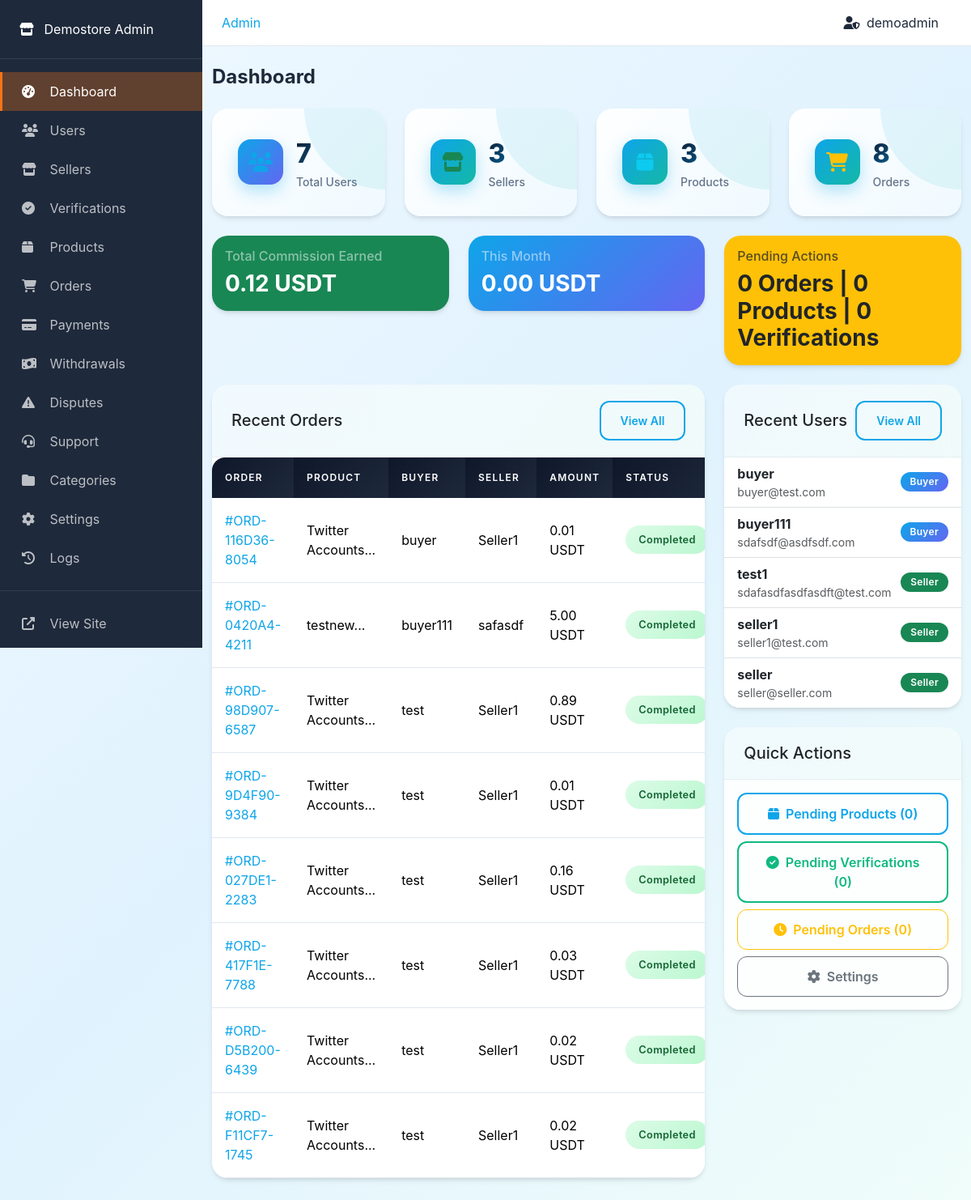
Page /admin/ (signed in) on the committed database.
### tables this page shows
CREATE TABLE `users` (
  `id` int(10) UNSIGNED NOT NULL,
  `username` varchar(50) NOT NULL,
  `email` varchar(100) NOT NULL,
  `password` varchar(255) NOT NULL,
  `role` enum('admin','seller','buyer') NOT NULL DEFAULT 'buyer',
  `status` enum('active','suspended','banned') NOT NULL DEFAULT 'active',
  `avatar` varchar(255) DEFAULT NULL,
  `created_at` timestamp NOT NULL DEFAULT current_timestamp(),
  `updated_at` timestamp NOT NULL DEFAULT current_timestamp() ON UPDATE current_timestamp(),
  `last_login` timestamp NULL DEFAULT NULL
);

CREATE TABLE `orders` (
  `id` int(10) UNSIGNED NOT NULL,
  `order_number` varchar(50) NOT NULL,
  `buyer_id` int(10) UNSIGNED NOT NULL,
  `seller_id` int(10) UNSIGNED NOT NULL,
  `product_id` int(10) UNSIGNED NOT NULL,
  `quantity` int(10) UNSIGNED NOT NULL DEFAULT 1,
  `unit_price` decimal(18,6) NOT NULL,
  `total_amount` decimal(18,6) NOT NULL,
  `commission_rate` decimal(5,2) NOT NULL,
  `commission_amount` decimal(18,6) NOT NULL,
  `seller_amount` decimal(18,6) NOT NULL,
  `delivery_type` enum('auto','manual') NOT NULL,
  `delivery_data` text DEFAULT NULL,
  `status` enum('pending','processing','delivered','completed','cancelled','refunded','disputed') NOT NULL DEFAULT 'pending',
  `buyer_reviewed` tinyint(1) DEFAULT 0,
  `seller_reviewed` tinyint(1) DEFAULT 0,
  `created_at` timestamp NOT NULL DEFAULT current_timestamp(),
  `completed_at` timestamp NULL DEFAULT NULL,
  `delivered_at` timestamp NULL DEFAULT NULL,
  `payment_released` tinyint(1) DEFAULT 0,
  `payment_released_at` timestamp NULL DEFAULT NULL,
  `updated_at` timestamp NOT NULL DEFAULT current_timestamp() ON UPDATE current_timestamp()
);

CREATE TABLE `products` (
  `id` int(10) UNSIGNED NOT NULL,
  `seller_id` int(10) UNSIGNED NOT NULL,
  `category_id` int(10) UNSIGNED NOT NULL,
  `name` varchar(255) NOT NULL,
  `slug` varchar(255) NOT NULL,
  `description` text DEFAULT NULL,
  `short_description` varchar(500) DEFAULT NULL,
  `price` decimal(18,6) NOT NULL,
  `stock_quantity` int(11) DEFAULT -1,
  `delivery_type` enum('auto','manual') NOT NULL DEFAULT 'manual',
  `delivery_data` text DEFAULT NULL,
  `thumbnail` varchar(255) DEFAULT NULL,
  `images` longtext DEFAULT NULL CHECK (json_valid(`images`)),
  `status` enum('active','inactive','pending','rejected') NOT NULL DEFAULT 'pending',
  `total_sales` int(10) UNSIGNED DEFAULT 0,
  `rating_average` decimal(3,2) DEFAULT 0.00,
  `rating_count` int(10) UNSIGNED DEFAULT 0,
  `created_at` timestamp NOT NULL DEFAULT current_timestamp(),
  `updated_at` timestamp NOT NULL DEFAULT current_timestamp() ON UPDATE current_timestamp()
);

CREATE TABLE `sellers` (
  `id` int(10) UNSIGNED NOT NULL,
  `user_id` int(10) UNSIGNED NOT NULL,
  `shop_name` varchar(100) NOT NULL,
  `shop_slug` varchar(100) NOT NULL,
  `shop_description` text DEFAULT NULL,
  `shop_logo` varchar(255) DEFAULT NULL,
  `shop_banner` varchar(255) DEFAULT NULL,
  `verification_status` enum('unverified','pending','verified') NOT NULL DEFAULT 'unverified',
  `verified_at` timestamp NULL DEFAULT NULL,
  `total_sales` int(10) UNSIGNED DEFAULT 0,
  `total_earnings` decimal(18,6) DEFAULT 0.000000,
  `rating_average` decimal(3,2) DEFAULT 0.00,
  `rating_count` int(10) UNSIGNED DEFAULT 0,
  `created_at` timestamp NOT NULL DEFAULT current_timestamp(),
  `updated_at` timestamp NOT NULL DEFAULT current_timestamp() ON UPDATE current_timestamp()
);

### admin/index.php (the view, shortened to what the rows shown need)
<?php
$recentOrders = db()->fetchAll("
    SELECT o.*, p.name as product_name,
           buyer.username as buyer_username,
           s.shop_name
    FROM orders o
    JOIN products p ON o.product_id = p.id
    JOIN users buyer ON o.buyer_id = buyer.id
    JOIN sellers s ON o.seller_id = s.id
    ORDER BY o.created_at DESC
    LIMIT 10
");
$recentUsers = db()->fetchAll("SELECT * FROM users ORDER BY created_at DESC LIMIT 5");
require_once __DIR__ . '/header.php';
?>
<div class="container-fluid py-4">
    <div class="row">
        <div class="col-lg-8 mb-4">
            <div class="card">
                <div class="card-body p-0">
                    <div class="table-responsive">
                        <table class="table table-hover mb-0">
                            <thead>
                                <tr>
                                    <th>Order</th>
                                    <th>Product</th>
                                    <th>Buyer</th>
                                    <th>Seller</th>
                                    <th>Amount</th>
                                    <th>Status</th>
                                </tr>
                            </thead>
                            <tbody>
                                <?php foreach ($recentOrders as $order): ?>
                                    <tr>
                                        <td>
                                            <a href="<?= BASE_URL ?>/xadmincp11/orders.php?view=<?= $order['id'] ?>">
                                                #<?= $order['order_number'] ?>
                                            </a>
                                        </td>
                                        <td><?= sanitize(substr($order['product_name'], 0, 20)) ?>...</td>
                                        <td><?= sanitize($order['buyer_username']) ?></td>
                                        <td><?= sanitize($order['shop_name']) ?></td>
                                        <td><?= formatCurrency($order['total_amount']) ?></td>
                                        <td>
                                            <span class="order-status <?= $order['status'] ?>">
                                                <?= ucfirst($order['status']) ?>
                                            </span>
                                        </td>
                                    </tr>
                                <?php endforeach; ?>
                            </tbody>
                        </table>
                    </div>
                </div>
            </div>
        </div>
        <div class="col-lg-4 mb-4">
            <div class="card">
                <div class="card-body p-0">
                    <ul class="list-group list-group-flush">
                        <?php foreach ($recentUsers as $user): ?>
                            <li class="list-group-item d-flex justify-content-between align-items-center">
                                <div>
                                    <strong><?= sanitize($user['username']) ?></strong>
                                    <small class="text-muted d-block"><?= sanitize($user['email']) ?></small>
                                </div>
                                <span class="badge bg-<?= $user['role'] === 'admin' ? 'danger' : ($user['role'] === 'seller' ? 'success' : 'primary') ?>">
                                    <?= ucfirst($user['role']) ?>
                                </span>
                            </li>
                        <?php endforeach; ?>
                    </ul>
                </div>
            </div>
        </div>
    </div>
</div>
<?php require_once __DIR__ . '/footer.php'; ?>

### admin/header.php (shortened to what the rows shown need)
<?php
$currentUser = getCurrentUser();
?>
<!DOCTYPE html>
<html lang="en">
<head>
    <link href="https://cdn.jsdelivr.net/npm/bootstrap@5.3.2/dist/css/bootstrap.min.css" rel="stylesheet">
    <link href="https://cdnjs.cloudflare.com/ajax/libs/font-awesome/6.4.2/css/all.min.css" rel="stylesheet">
    <link href="<?= ASSETS_URL ?>/css/style.css" rel="stylesheet">
</head>
<body>
    <div class="admin-wrapper">
        <main class="admin-content">
            <div class="admin-topbar d-flex justify-content-between align-items-center">
                <div class="d-flex align-items-center">
                    <span class="me-3">
                        <i class="fas fa-user-shield me-1"></i>
                        <?= sanitize($currentUser['username']) ?>
                    </span>
                </div>
            </div>

### rows in the picture
users: username "demoadmin"
orders: order_number "ORD-116D36-8054", product.name "Twitter Accounts", buyer.username "buyer", seller.shop_name "Seller1", total_amount "0.01 USDT", status "Completed"
orders: order_number "ORD-0420A4-4211", product.name "testnew", buyer.username "buyer111", seller.shop_name "safasdf", total_amount "5.00 USDT", status "Completed"
orders: order_number "ORD-98D907-6587", product.name "Twitter Accounts", buyer.username "test", seller.shop_name "Seller1", total_amount "0.89 USDT", status "Completed"
orders: order_number "ORD-9D4F90-9384", product.name "Twitter Accounts", buyer.username "test", seller.shop_name "Seller1", total_amount "0.01 USDT", status "Completed"
orders: order_number "ORD-027DE1-2283", product.name "Twitter Accounts", buyer.username "test", seller.shop_name "Seller1", total_amount "0.16 USDT", status "Completed"
orders: order_number "ORD-417F1E-7788", product.name "Twitter Accounts", buyer.username "test", seller.shop_name "Seller1", total_amount "0.03 USDT", status "Completed"
orders: order_number "ORD-D5B200-6439", product.name "Twitter Accounts", buyer.username "test", seller.shop_name "Seller1", total_amount "0.02 USDT", status "Completed"
orders: order_number "ORD-F11CF7-1745", product.name "Twitter Accounts", buyer.username "test", seller.shop_name "Seller1", total_amount "0.02 USDT", status "Completed"
users: username "buyer", email "buyer@test.com", role "Buyer"
users: username "buyer111", email "sdafsdf@asdfsdf.com", role "Buyer"
users: username "test1", email "sdafasdfasdfasdft@test.com", role "Seller"
users: username "seller1", email "seller1@test.com", role "Seller"
users: username "seller", email "seller@seller.com", role "Seller"

### other values in the picture
PLATFORM_NAME "Demostore"
$totalUsers "7"
$totalSellers "3"
$totalProducts "3"
$totalOrders "8"
formatCurrency($totalRevenue) "0.12 USDT"
formatCurrency($monthlyRevenue) "0.00 USDT"
$pendingOrders "0"
$pendingProducts "0"
$pendingVerifications "0"
